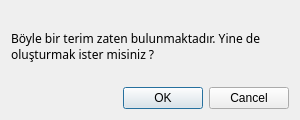
<?xml version="1.0" encoding="UTF-8"?>
<ui version="4.0">
 <class>Dialog</class>
 <widget class="QDialog" name="Dialog">
  <property name="geometry">
   <rect>
    <x>0</x>
    <y>0</y>
    <width>300</width>
    <height>120</height>
   </rect>
  </property>
  <property name="sizePolicy">
   <sizepolicy hsizetype="Fixed" vsizetype="Fixed">
    <horstretch>0</horstretch>
    <verstretch>0</verstretch>
   </sizepolicy>
  </property>
  <property name="minimumSize">
   <size>
    <width>300</width>
    <height>120</height>
   </size>
  </property>
  <property name="maximumSize">
   <size>
    <width>300</width>
    <height>120</height>
   </size>
  </property>
  <property name="windowTitle">
   <string>Dialog</string>
  </property>
  <layout class="QVBoxLayout" name="verticalLayout">
   <item>
    <widget class="QLabel" name="label">
     <property name="font">
      <font>
       <family>Monospac821 BT</family>
      </font>
     </property>
     <property name="text">
      <string>Böyle bir terim zaten bulunmaktadır. Yine de oluşturmak ister misiniz ?</string>
     </property>
     <property name="wordWrap">
      <bool>true</bool>
     </property>
    </widget>
   </item>
   <item>
    <widget class="QDialogButtonBox" name="buttonBox">
     <property name="orientation">
      <enum>Qt::Horizontal</enum>
     </property>
     <property name="standardButtons">
      <set>QDialogButtonBox::Cancel|QDialogButtonBox::Ok</set>
     </property>
    </widget>
   </item>
  </layout>
 </widget>
 <resources/>
 <connections>
  <connection>
   <sender>buttonBox</sender>
   <signal>accepted()</signal>
   <receiver>Dialog</receiver>
   <slot>accept()</slot>
   <hints>
    <hint type="sourcelabel">
     <x>248</x>
     <y>254</y>
    </hint>
    <hint type="destinationlabel">
     <x>157</x>
     <y>274</y>
    </hint>
   </hints>
  </connection>
  <connection>
   <sender>buttonBox</sender>
   <signal>rejected()</signal>
   <receiver>Dialog</receiver>
   <slot>reject()</slot>
   <hints>
    <hint type="sourcelabel">
     <x>316</x>
     <y>260</y>
    </hint>
    <hint type="destinationlabel">
     <x>286</x>
     <y>274</y>
    </hint>
   </hints>
  </connection>
 </connections>
</ui>
